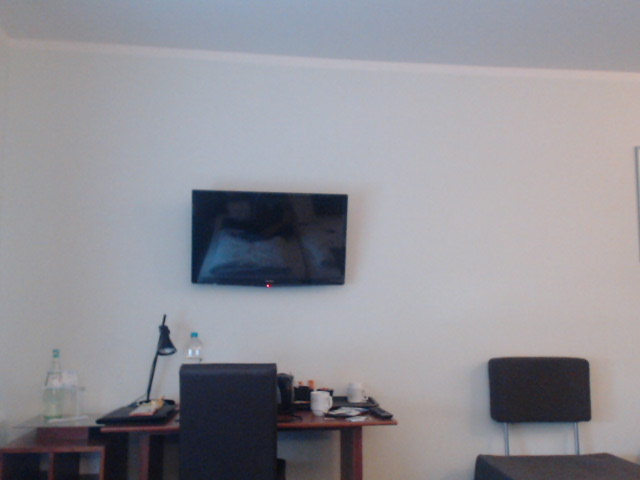
#> input picture testimgs/angle90/img1.png, 640 x 480 px; its folder holds 2 pictures in this run
$ python test.py   (Python 2 division)
#> lines starting #> are read from the running program, lines starting #| are printed output that depends on the picture
### CamCompass.py
import numpy as np
import cv2
from os import listdir
from os.path import isfile, join
import pickle

MIN_MATCHES = 10

class CamCompass(object):
    ''' This class implements a visual compass, or
    in other words, a compass based on images
    from a webcam. A few images have to be fed
    in advance, and their corresponding angle.
    Later any provided image can have their SIFT
    features compared with the database images
    to find the best match and corresponding
    angle.
    '''
    database = [] # Database for consultation
    sift = None # SIFT detector object
    flann = None # Flann matcher object
    def __init__(self):
        pass
    def registerFile(self, filename, angle):
        ''' This method registers a single
        file to the database and its associate
        angle.
        '''
        print 'Registering file',filename
        # Create the SIFT detector
        self.sift = cv2.xfeatures2d.SIFT_create()
        # Create the point cloud matcher
        index_params = dict(algorithm = 0, trees = 5)
        search_params = dict(checks = 50)
        self.flann = cv2.FlannBasedMatcher(index_params, search_params)
        # Find the SIFT points in the ref_imgs
        self._calculateSifts(filename, angle)
    # [7 lines left out: function registerFiles, not called in this run]
    def registerFolder(self, folderpath, angle):
        ''' Convenience method to add all
        files in a folder. All .png files
        foudn in that folder will be added
        using the same angle reference.
        '''
        allfiles = [f for f in listdir(folderpath) if isfile(join(folderpath, f))]
        for filename in allfiles:
            if len(filename) > 3:
                if filename[-3:] == 'png':
                    self.registerFile(join(folderpath,filename), angle)
    def _calculateSifts(self, img, angle):
        ''' This method is called by the
        constructor. It finds the SIFT
        feature points of the reference
        image and stores them for later
        reference
        '''
        mat = cv2.imread(img,0)
        kp, des = self.sift.detectAndCompute(mat,None)
        self.database.append((kp, des, angle))
    # [36 lines left out: functions getAngle, saveToFile, readFromFile, not called in this run]

### test.py
#!/usr/bin/env python

from CamCompass import CamCompass
from math import pi
import cv2

# Create object and register images
cc = CamCompass()
cc.registerFolder('./testimgs/angle90', pi/2)
#> in _calculateSifts, `mat = cv2.imread(img,0)`:
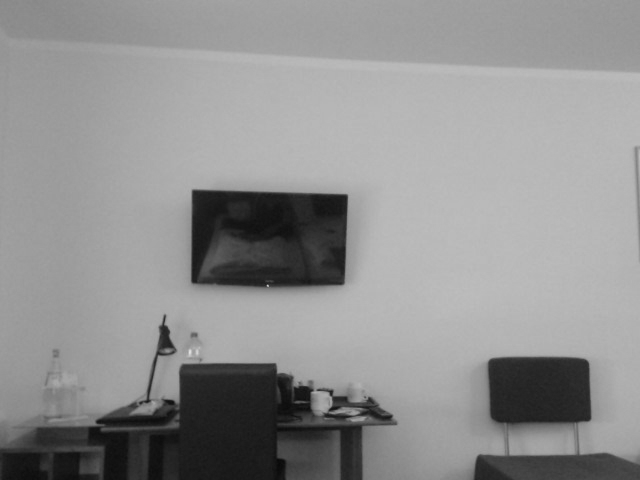
#> mat: shape (480, 640); min 9, max 225, mean 144.8
#> in _calculateSifts, `kp, des = self.sift.detectAndCompute(mat,None)`: kp = 153 keypoints; strongest (x, y, size): (277, 235, 82.5), (164, 331, 7.4), (331, 209, 24.8), (331, 392, 3.4)
#> pass 2 of the loop in registerFolder, `for filename in allfiles:`:
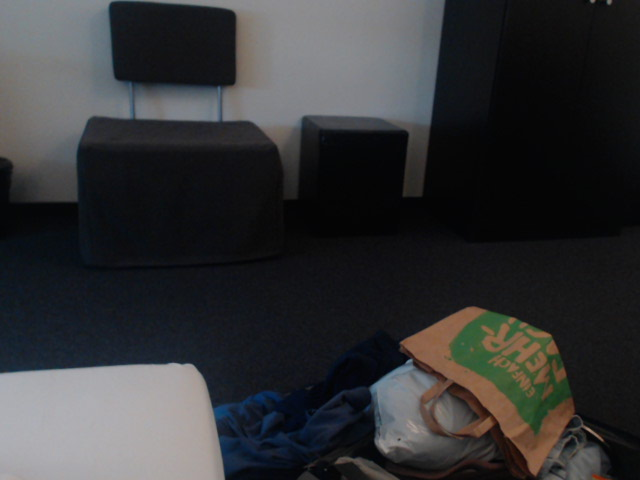
#> input picture testimgs/angle90/img2.png, 640 x 480 px
#> in _calculateSifts (call 2), `mat = cv2.imread(img,0)`:
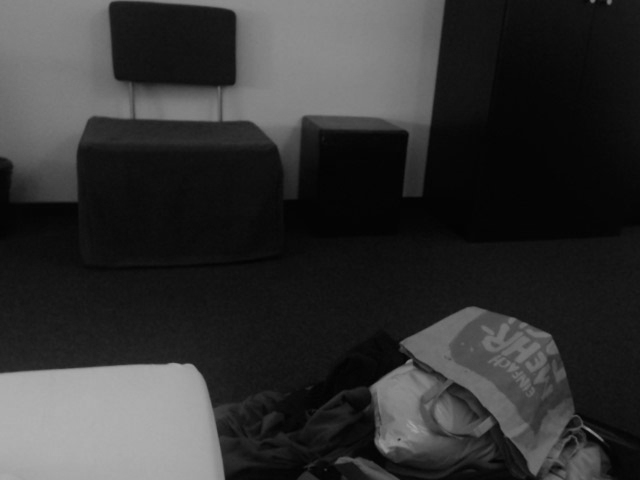
#> mat: shape (480, 640); min 1, max 177, mean 51.5
#> kp = 176 keypoints; strongest (x, y, size): (384, 444, 11.8), (207, 53, 47.1), (410, 361, 3), (602, 440, 2.1)
cc.registerFolder('./testimgs/angle0', 0)
#> (the run stopped early here; a loop or call above may not have finished)
